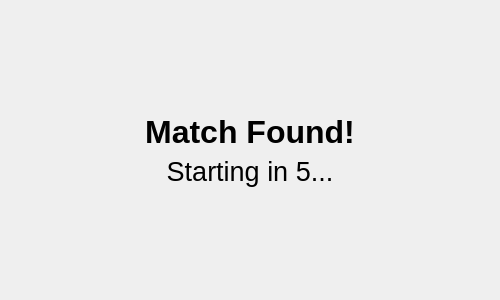
<?xml version="1.0" encoding="UTF-8"?>
<ui version="4.0">
 <class>MultiplayerMatchFoundDialog</class>
 <widget class="QDialog" name="MultiplayerMatchFoundDialog">
  <property name="geometry">
   <rect>
    <x>0</x>
    <y>0</y>
    <width>500</width>
    <height>300</height>
   </rect>
  </property>
  <property name="windowTitle">
   <string>Match Found!</string>
  </property>
  <property name="modal">
   <bool>true</bool>
  </property>
  <layout class="QVBoxLayout" name="verticalLayout">
   <item>
    <spacer name="verticalSpacer">
     <property name="orientation">
      <enum>Qt::Vertical</enum>
     </property>
     <property name="sizeHint" stdset="0">
      <size>
       <width>20</width>
       <height>40</height>
      </size>
     </property>
    </spacer>
   </item>
   <item>
    <widget class="QLabel" name="label">
     <property name="font">
      <font>
       <pointsize>24</pointsize>
       <weight>75</weight>
       <bold>true</bold>
      </font>
     </property>
     <property name="text">
      <string>Match Found!</string>
     </property>
     <property name="alignment">
      <set>Qt::AlignCenter</set>
     </property>
    </widget>
   </item>
   <item>
    <widget class="QLabel" name="countdown_label">
     <property name="font">
      <font>
       <pointsize>20</pointsize>
      </font>
     </property>
     <property name="text">
      <string>Starting in 5...</string>
     </property>
     <property name="alignment">
      <set>Qt::AlignCenter</set>
     </property>
    </widget>
   </item>
   <item>
    <spacer name="verticalSpacer_2">
     <property name="orientation">
      <enum>Qt::Vertical</enum>
     </property>
     <property name="sizeHint" stdset="0">
      <size>
       <width>20</width>
       <height>40</height>
      </size>
     </property>
    </spacer>
   </item>
  </layout>
 </widget>
 <resources/>
 <connections/>
</ui> 
